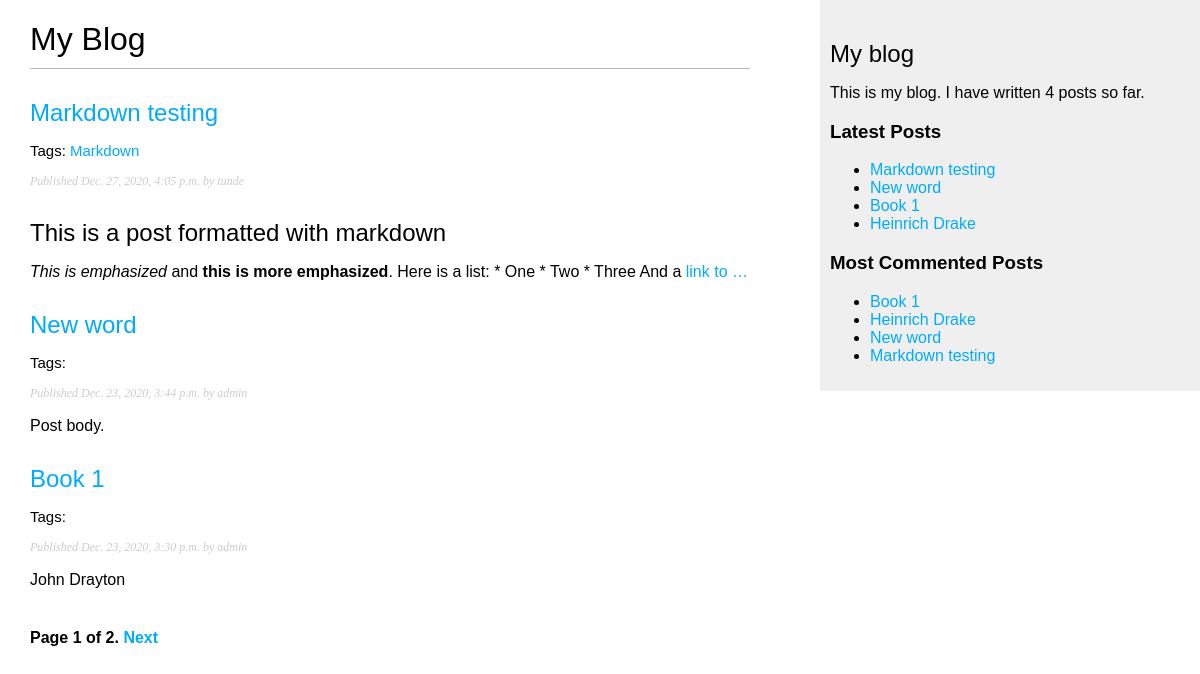
Screenshot of /blog/ with the database file from the repository.
### blog/models.py (models this page shows, shortened)
class Post(models.Model):
    STATUS_CHOICES = (
        ('draft', 'Draft'),
        ('published', 'Published'),
    )
    title = models.CharField(max_length=250)
    slug = models.SlugField(max_length=250,
                            unique_for_date='publish')
    author = models.ForeignKey(User,
                              on_delete=models.CASCADE,
                              related_name='blog_posts')
    body = models.TextField()
    publish = models.DateTimeField(default=timezone.now)
    created = models.DateTimeField(auto_now_add=True)
    updated = models.DateTimeField(auto_now=True)
    status = models.CharField(max_length=10,
                              choices=STATUS_CHOICES,
                              default='draft')
    objects = models.Manager() # The default manager.
    published = PublishedManager() # Our custom manager.
    tags = TaggableManager()
    class Meta:
        ordering = ('-publish',)
    def get_absolute_url(self):
        return reverse('blog:post_detail',
                       args=[self.publish.year,
                             self.publish.month,
                             self.publish.day, self.slug])

### blog/views.py (the view)
# urls.py: path('', views.post_list, name = 'post_list'),
def post_list(request, tag_slug=None):
    object_list = Post.published.all()
    tag = None
    if tag_slug:
        tag = get_object_or_404(Tag, slug=tag_slug)
        object_list = object_list.filter(tags__in=[tag])
    paginator = Paginator(object_list, 3) # 3 posts in each page
    page = request.GET.get('page')
    try:
        posts = paginator.page(page)
    except PageNotAnInteger:
        posts = paginator.page(1)
    except EmptyPage:
        posts = paginator.page(paginator.num_pages)
    return render(request,
                 'blog/post/list.html',
                 {'page': page,
                  'posts': posts,
                  'tag': tag})

### blog/models.py (called while the page is built)
    def get_queryset(self):
        return super().get_queryset().filter(status='published')

### blog/templatetags/blog_tags.py (called while the page is built)
@register.simple_tag
def total_posts():
    return Post.published.count()

@register.inclusion_tag('blog/post/latest_posts.html')
def show_latest_posts(count=5):
    latest_posts = Post.published.order_by('-publish')[:count]
    return  {'latest_posts':latest_posts}

@register.simple_tag
def get_most_commented_posts(count=5):
    return Post.published.annotate(
        total_comments = Count('comments')
    ).order_by('-total_comments')[:count]

@register.filter(name='markdown')
def markdown_format(text):
    return mark_safe(markdown.markdown(text))

### blog/templates/blog/post/list.html (shortened to what this page needs)
{% extends "blog/base.html" %}
{% load blog_tags %}
{% block content %}
  <h1>My Blog</h1>
  {% for post in posts %}
    <h2>
      <a href="{{ post.get_absolute_url }}">
        {{ post.title }}
      </a>
    </h2>
    <p class="tags">
      Tags:
      {% for tag in post.tags.all %}
        <a href="{% url "blog:post_list_by_tag" tag.slug %}">
          {{ tag.name }}
        </a>
      {% endfor %}
    </p>
    <p class="date">
      Published {{ post.publish }} by {{ post.author }}
    </p>
    {{ post.body|markdown|truncatewords_html:30 }}
  {% endfor %}
  {% include "pagination.html" with page=posts %}
{% endblock %}

### blog/templates/blog/base.html (shortened to what this page needs)
{% load blog_tags %}
{% load static %}
<!DOCTYPE html>
<html>
<head>
  <link href="{% static "css/blog.css" %}" rel="stylesheet">
</head>
<body>
  <div id="content">
    {% block content %}
    {% endblock %}
  </div>
  <div id="sidebar">
    <h2>My blog</h2>
    <p>This is my blog. I have written {% total_posts %} posts so far.</p>
    <h3>Latest Posts</h3>
    {% show_latest_posts 5 %}
    <h3>Most Commented Posts</h3>
    {% get_most_commented_posts as most_commented_posts %}
    <ul>
      {% for post in most_commented_posts %}
      <li>
        <a href="{{ post.get_absolute_url }}">{{ post.title }}</a>
      </li>
      {% endfor %}
    </ul>
  </div>
</body>
</html>

### blog/templates/blog/post/latest_posts.html
<ul>
    {% for post in latest_posts %}
    <li>
    <a href="{{ post.get_absolute_url }}">{{ post.title }}</a>
    </li>
    {% endfor %}
    </ul>

### blog/static/css/blog.css (style rules this page uses)
body { margin:0; padding:0; font-family:helvetica, sans-serif; }
a { color:#00abff; text-decoration:none; }
h1 { font-weight:normal; border-bottom:1px solid #bbb; padding:0 0 10px 0; }
h2 { font-weight:normal; margin:30px 0 0; }
#content { float:left; width:60%; padding:0 0 0 30px; }
#sidebar { float:right; width:30%; padding:10px; background:#efefef; height:100%; }
p.date { color:#ccc; font-family: georgia, serif; font-size: 12px; font-style: italic; }
.tags { font-size: 15px; }

### rows the page displays
Post: title "Markdown testing", publish "Dec. 27, 2020, 4:05 p.m.", author "tunde", body "This is a post formatted with markdown This is emphasized and this is more emphasized . Here is a list: * One * Two * Three And a link to …"
Tag: name "Markdown"
Post: title "New word", publish "Dec. 23, 2020, 3:44 p.m.", author "admin", body "Post body."
Post: title "Book 1", publish "Dec. 23, 2020, 3:30 p.m.", author "admin", body "John Drayton"
Post: title "Heinrich Drake"

### other values shown
{{ page.number }} "1"
{{ page.paginator.num_pages }} "2"
